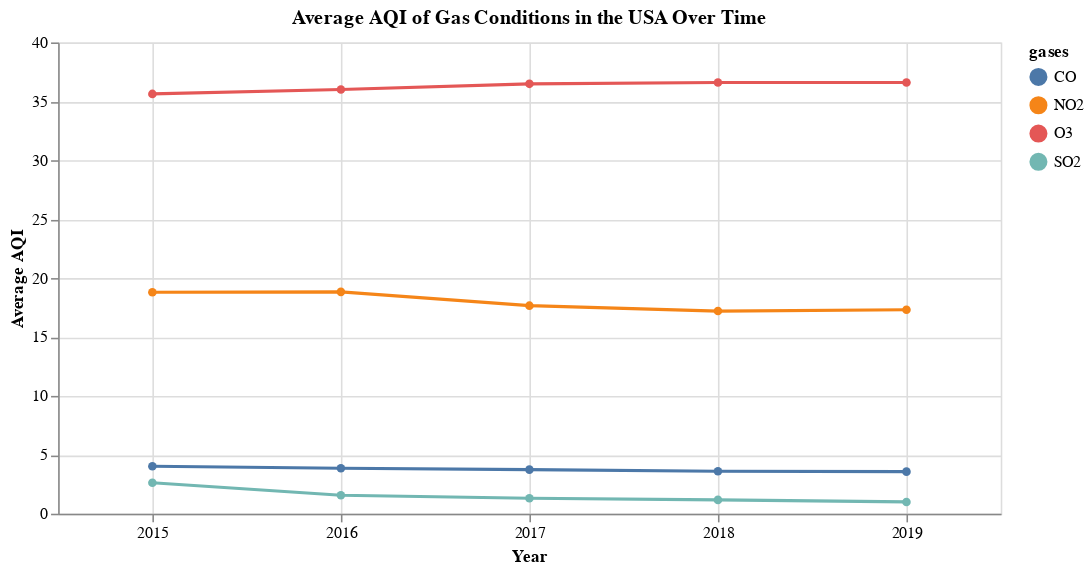

The notebook cell saved with this chart:
### Code cell
# Query to retrieve average AQI data of gas conditions for each gas for each year for the whole USA
# The higher the AQI value, the greater the level of air pollution and the greater the health concern.

query = """
    SELECT Year, Name, AVG(AverageAQI) AS AverageAQI
    FROM GasConditions
    GROUP BY Year, Name
    ORDER BY Year, Name
"""

# Execute the query
cursor.execute(query)

# Fetch all rows
rows = cursor.fetchall()

# Extract data into separate lists for plotting
years = []
gases = []
average_aqi_values = []

for row in rows:
    years.append(row[0])
    gases.append(row[1])
    average_aqi_values.append(row[2])

# Get unique gases
unique_gases = list(set(gases))

data = {"years": years,
        "gases": gases, 
        "average_aqi_values": average_aqi_values}

data = pd.DataFrame(data)

alt.Chart(data).mark_line(point = True).encode(
    x = alt.X("years:O", title = 'Year', axis=alt.Axis(labelAngle= 0)),
    y = alt.Y("average_aqi_values:Q", title = 'Average AQI'),
    color = "gases",
    tooltip = [alt.Tooltip("years", title = "Year"),
               alt.Tooltip("gases", title = "Gase Type"),
               alt.Tooltip("average_aqi_values", title = "Average AQI", format='.2f')]
).properties(
    title = 'Average AQI of Gas Conditions in the USA Over Time',
    width = 600,
    height = 300
).configure_axis(
    grid = True
)

### Figure 1 — Vega-Lite specification as saved in the notebook (floating-point values rounded to 4 significant figures)
{"config": {"view": {"continuousWidth": 300, "continuousHeight": 300}, "axis": {"grid": true}}, "data": {"name": "data-513f84b80f7762d38a700c50a3b026e5"}, "mark": {"type": "line", "point": true}, "encoding": {"color": {"field": "gases", "type": "nominal"}, "tooltip": [{"field": "years", "title": "Year", "type": "quantitative"}, {"field": "gases", "title": "Gase Type", "type": "nominal"}, {"field": "average_aqi_values", "format": ".2f", "title": "Average AQI", "type": "quantitative"}], "x": {"axis": {"labelAngle": 0}, "field": "years", "title": "Year", "type": "ordinal"}, "y": {"field": "average_aqi_values", "title": "Average AQI", "type": "quantitative"}}, "height": 300, "title": "Average AQI of Gas Conditions in the USA Over Time", "width": 600, "$schema": "https://vega.github.io/schema/vega-lite/v5.16.3.json", "datasets": {"data-513f84b80f7762d38a700c50a3b026e5": [{"years": 2015, "gases": "CO", "average_aqi_values": 4.029}, {"years": 2015, "gases": "NO2", "average_aqi_values": 18.8}, {"years": 2015, "gases": "O3", "average_aqi_values": 35.63}, {"years": 2015, "gases": "SO2", "average_aqi_values": 2.629}, {"years": 2016, "gases": "CO", "average_aqi_values": 3.857}, {"years": 2016, "gases": "NO2", "average_aqi_values": 18.83}, {"years": 2016, "gases": "O3", "average_aqi_values": 36.0}, {"years": 2016, "gases": "SO2", "average_aqi_values": 1.571}, {"years": 2017, "gases": "CO", "average_aqi_values": 3.743}, {"years": 2017, "gases": "NO2", "average_aqi_values": 17.66}, {"years": 2017, "gases": "O3", "average_aqi_values": 36.49}, {"years": 2017, "gases": "SO2", "average_aqi_values": 1.314}, {"years": 2018, "gases": "CO", "average_aqi_values": 3.6}, {"years": 2018, "gases": "NO2", "average_aqi_values": 17.2}, {"years": 2018, "gases": "O3", "average_aqi_values": 36.6}, {"years": 2018, "gases": "SO2", "average_aqi_values": 1.171}, {"years": 2019, "gases": "CO", "average_aqi_values": 3.571}, {"years": 2019, "gases": "NO2", "average_aqi_values": 17.31}, {"years": 2019, "gases": "O3", "average_aqi_values": 36.6}, {"years": 2019, "gases": "SO2", "average_aqi_values": 1.0}]}}
